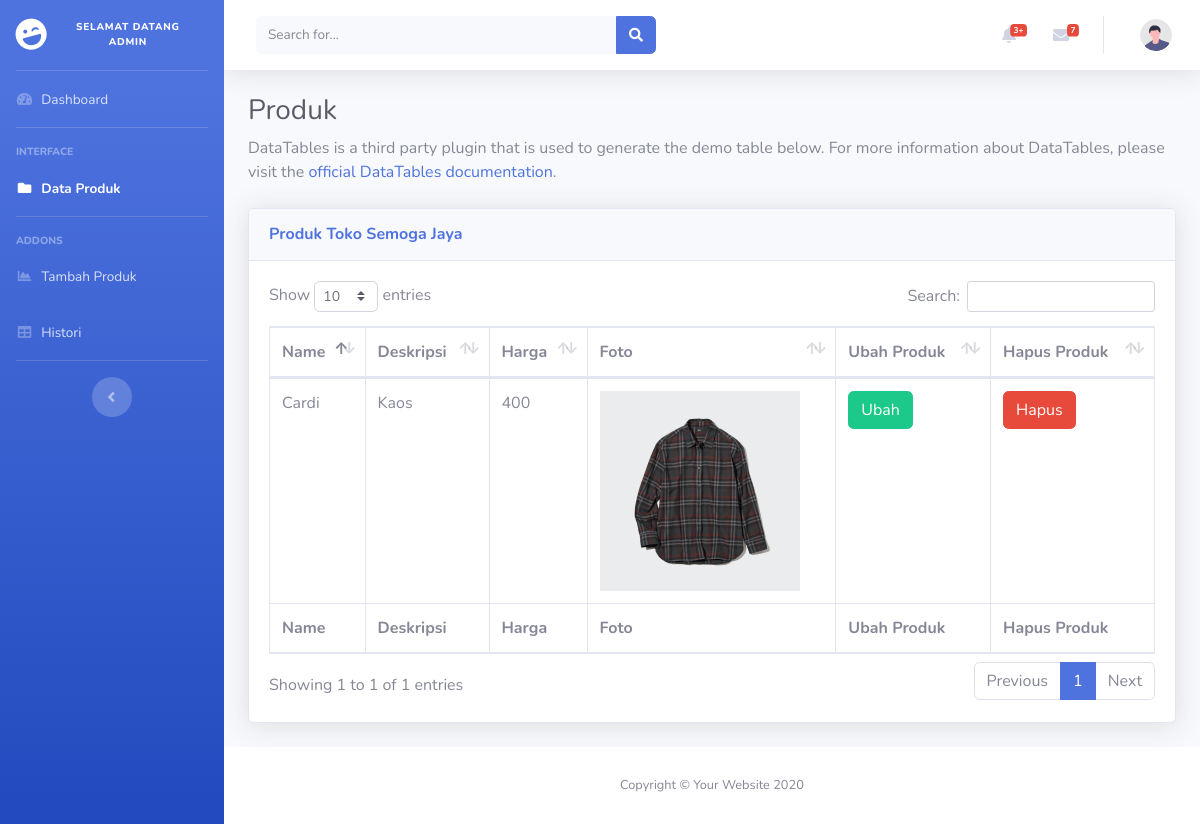
/petugas/tables.php (signed in), run on the app's committed database.
### tables this page shows
CREATE TABLE `produk` (
  `id_produk` int(11) NOT NULL,
  `nama_produk` varchar(100) NOT NULL,
  `deskripsi` text NOT NULL,
  `harga` int(11) NOT NULL,
  `foto_produk` varchar(255) NOT NULL
);

### petugas/tables.php (the view, shortened to what this page needs)
<?php include '../koneksi.php';
?>
<!DOCTYPE html>
<html lang="en">
<head>
    <link href="vendor/fontawesome-free/css/all.min.css" rel="stylesheet" type="text/css">
    <link href="css/sb-admin-2.min.css" rel="stylesheet">
    <link href="vendor/datatables/dataTables.bootstrap4.min.css" rel="stylesheet">
    <link rel='stylesheet' href='https://cdn.jsdelivr.net/npm/sweetalert2@7.12.15/dist/sweetalert2.min.css'>
</head>
<body id="page-top">
    <div id="wrapper">
        <ul class="navbar-nav bg-gradient-primary sidebar sidebar-dark accordion" id="accordionSidebar">
            <a class="sidebar-brand d-flex align-items-center justify-content-center" href="index.php">
                <div class="sidebar-brand-icon rotate-n-15">
                    <i class="fas fa-laugh-wink"></i>
                </div>
                <div class="sidebar-brand-text mx-3" style="font-size:10px">Selamat datang admin  <?=$_SESSION['id_petugas']?>  </div>
            </a>
            <hr class="sidebar-divider my-0">
            <li class="nav-item">
                <a class="nav-link" href="index.php">
                    <i class="fas fa-fw fa-tachometer-alt"></i>
                    <span>Dashboard</span></a>
            </li>
            <hr class="sidebar-divider">
            <div class="sidebar-heading">
                Interface
            </div>
            <li class="nav-item active">
                <a class="nav-link" href="tables.php">
                    <i class="fas fa-fw fa-folder"></i>
                    <span>Data Produk</span></a>
            </li>
            <hr class="sidebar-divider">
            <div class="sidebar-heading">
                Addons
            </div>
            <li class="nav-item">
                <a class="nav-link" href="tambah_produk1.php">
                    <i class="fas fa-fw fa-chart-area"></i>
                    <span>Tambah Produk</span></a>
            </li>
            <li class="nav-item">
                <a class="nav-link" href="histori_admin.php">
                    <i class="fas fa-fw fa-table"></i>
                    <span>Histori</span></a>
            </li>
            <hr class="sidebar-divider d-none d-md-block">
            <div class="text-center d-none d-md-inline">
                <button class="rounded-circle border-0" id="sidebarToggle"></button>
            </div>
        </ul>
        <div id="content-wrapper" class="d-flex flex-column">
            <div id="content">
                <nav class="navbar navbar-expand navbar-light bg-white topbar mb-4 static-top shadow">
                    <form
                        class="d-none d-sm-inline-block form-inline mr-auto ml-md-3 my-2 my-md-0 mw-100 navbar-search">
                        <div class="input-group">
                            <input type="text" class="form-control bg-light border-0 small" placeholder="Search for..."
                                aria-label="Search" aria-describedby="basic-addon2">
                            <div class="input-group-append">
                                <button class="btn btn-primary" type="button">
                                    <i class="fas fa-search fa-sm"></i>
                                </button>
                            </div>
                        </div>
                    </form>
                    <ul class="navbar-nav ml-auto">
                        <li class="nav-item dropdown no-arrow mx-1">
                            <a class="nav-link dropdown-toggle" href="#" id="alertsDropdown" role="button"
                                data-toggle="dropdown" aria-haspopup="true" aria-expanded="false">
                                <i class="fas fa-bell fa-fw"></i>
                                <span class="badge badge-danger badge-counter">3+</span>
                            </a>
                        </li>
                        <li class="nav-item dropdown no-arrow mx-1">
                            <a class="nav-link dropdown-toggle" href="#" id="messagesDropdown" role="button"
                                data-toggle="dropdown" aria-haspopup="true" aria-expanded="false">
                                <i class="fas fa-envelope fa-fw"></i>
                                <span class="badge badge-danger badge-counter">7</span>
                            </a>
                        </li>
                        <li class="nav-item dropdown no-arrow">
                            <a class="nav-link dropdown-toggle" href="#" id="userDropdown" role="button"
                                data-toggle="dropdown" aria-haspopup="true" aria-expanded="false">
                                <img class="img-profile rounded-circle"
                                    src="img/undraw_profile.svg">
                            </a>
                        </li>
                    </ul>
                </nav>
                <div class="container-fluid">
                    <h1 class="h3 mb-2 text-gray-800">Produk</h1>
                    <p class="mb-4">DataTables is a third party plugin that is used to generate the demo table below.
                        For more information about DataTables, please visit the <a target="_blank"
                            href="https://datatables.net">official DataTables documentation</a>.</p>
                    <div class="card shadow mb-4">
                        <div class="card-header py-3">
                            <h6 class="m-0 font-weight-bold text-primary">Produk Toko Semoga Jaya</h6>
                        </div>
                        <div class="card-body">
                            <div class="table-responsive">
                                <table class="table table-bordered" id="dataTable" width="100%" cellspacing="0">
                                    <thead>
                                        <tr>
                                            <th>Name</th>
                                            <th>Deskripsi</th>
                                            <th>Harga</th>
                                            <th>Foto</th>
                                            <th>Ubah Produk</th>
                                            <th>Hapus Produk</th>
                                        </tr>
                                    </thead>
                                    <tfoot>
                                        <tr>
                                            <th>Name</th>
                                            <th>Deskripsi</th>
                                            <th>Harga</th>
                                            <th>Foto</th>
                                            <th>Ubah Produk</th>
                                            <th>Hapus Produk</th>
                                        </tr>
                                    </tfoot>
                                    <tbody>
                                    <?php
			                        $data = mysqli_query($conn,"select * from produk");
			                        while($d = mysqli_fetch_array($data)){
				                    ?>
                                        <tr>
                                            <td><?php echo $d['nama_produk']; ?></td>
                                            <td><?php echo $d['deskripsi']; ?></td>
                                            <td><?php echo $d['harga']; ?></td>
                                            <td><img src="gambar/<?php echo $d['foto_produk'] ?>" width="200" ></td>
                                            <td><a href="ubah_produk.php?id_produk=<?=$d['id_produk']?>" class="btn btn-success"> Ubah</a></td>
                                            <td><a href="hapus_produk.php?id_produk=<?=$d['id_produk']?>" onclick="return confirm('Apakah anda yakin menghapus data ini?')" class="btn btn-danger">Hapus</a></td>
                                        </tr>
                                        <?php
			                            }
			                            ?>
                                    </tbody>
                                </table>
                            </div>
                        </div>
                    </div>
                </div>
            </div>
            <footer class="sticky-footer bg-white">
                <div class="container my-auto">
                    <div class="copyright text-center my-auto">
                        <span>Copyright &copy; Your Website 2020</span>
                    </div>
                </div>
            </footer>
        </div>
    </div>
</body>
</html>

### data on the page
produk: nama_produk "Cardi", deskripsi "Kaos", harga "400", foto_produk (picture)
